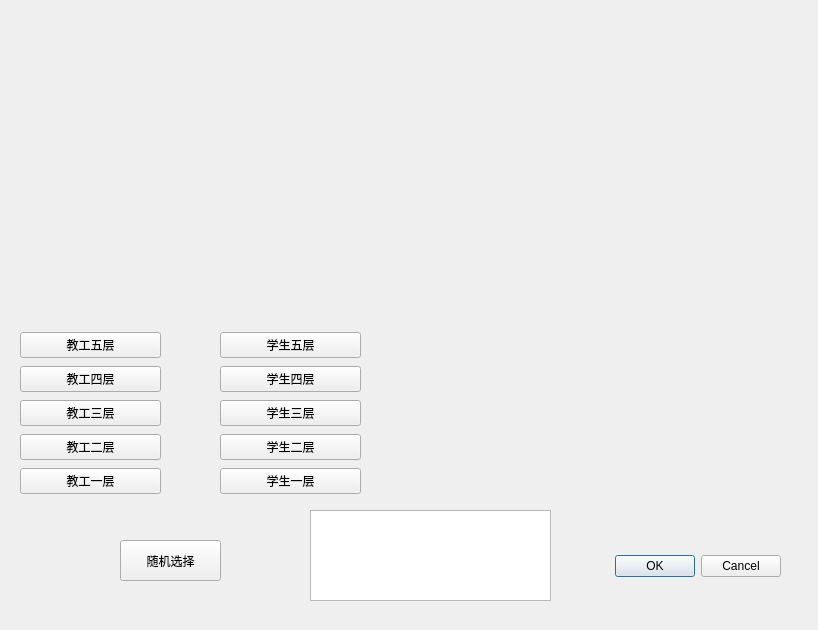
<?xml version="1.0" encoding="UTF-8"?>
<ui version="4.0">
 <class>DialogDinBen</class>
 <widget class="QDialog" name="DialogDinBen">
  <property name="geometry">
   <rect>
    <x>0</x>
    <y>0</y>
    <width>818</width>
    <height>630</height>
   </rect>
  </property>
  <property name="windowTitle">
   <string>Dialog</string>
  </property>
  <widget class="QLabel" name="label2">
   <property name="geometry">
    <rect>
     <x>473</x>
     <y>280</y>
     <width>291</width>
     <height>221</height>
    </rect>
   </property>
   <property name="text">
    <string/>
   </property>
  </widget>
  <widget class="QWidget" name="verticalLayoutWidget_2">
   <property name="geometry">
    <rect>
     <x>220</x>
     <y>330</y>
     <width>141</width>
     <height>166</height>
    </rect>
   </property>
   <layout class="QVBoxLayout" name="verticalLayout_2">
    <item>
     <widget class="QPushButton" name="student5Btn">
      <property name="text">
       <string>学生五层</string>
      </property>
     </widget>
    </item>
    <item>
     <widget class="QPushButton" name="student4Btn">
      <property name="text">
       <string>学生四层</string>
      </property>
     </widget>
    </item>
    <item>
     <widget class="QPushButton" name="student3Btn">
      <property name="text">
       <string>学生三层</string>
      </property>
     </widget>
    </item>
    <item>
     <widget class="QPushButton" name="student2Btn">
      <property name="text">
       <string>学生二层</string>
      </property>
     </widget>
    </item>
    <item>
     <widget class="QPushButton" name="student1Btn">
      <property name="text">
       <string>学生一层</string>
      </property>
     </widget>
    </item>
   </layout>
  </widget>
  <widget class="QPushButton" name="randBtn">
   <property name="geometry">
    <rect>
     <x>120</x>
     <y>540</y>
     <width>101</width>
     <height>41</height>
    </rect>
   </property>
   <property name="text">
    <string>随机选择</string>
   </property>
  </widget>
  <widget class="QWidget" name="verticalLayoutWidget">
   <property name="geometry">
    <rect>
     <x>20</x>
     <y>330</y>
     <width>141</width>
     <height>166</height>
    </rect>
   </property>
   <layout class="QVBoxLayout" name="verticalLayout">
    <item>
     <widget class="QPushButton" name="teacher5Btn">
      <property name="text">
       <string>教工五层</string>
      </property>
     </widget>
    </item>
    <item>
     <widget class="QPushButton" name="teacher4Btn">
      <property name="text">
       <string>教工四层</string>
      </property>
     </widget>
    </item>
    <item>
     <widget class="QPushButton" name="teacher3Btn">
      <property name="text">
       <string>教工三层</string>
      </property>
     </widget>
    </item>
    <item>
     <widget class="QPushButton" name="teacher2Btn">
      <property name="text">
       <string>教工二层</string>
      </property>
     </widget>
    </item>
    <item>
     <widget class="QPushButton" name="teacher1Btn">
      <property name="text">
       <string>教工一层</string>
      </property>
     </widget>
    </item>
   </layout>
  </widget>
  <widget class="QDialogButtonBox" name="buttonBox">
   <property name="geometry">
    <rect>
     <x>440</x>
     <y>550</y>
     <width>341</width>
     <height>32</height>
    </rect>
   </property>
   <property name="orientation">
    <enum>Qt::Horizontal</enum>
   </property>
   <property name="standardButtons">
    <set>QDialogButtonBox::Cancel|QDialogButtonBox::Ok</set>
   </property>
  </widget>
  <widget class="QLabel" name="label1">
   <property name="geometry">
    <rect>
     <x>473</x>
     <y>50</y>
     <width>291</width>
     <height>221</height>
    </rect>
   </property>
   <property name="text">
    <string/>
   </property>
  </widget>
  <widget class="QLabel" name="label3">
   <property name="geometry">
    <rect>
     <x>30</x>
     <y>50</y>
     <width>351</width>
     <height>231</height>
    </rect>
   </property>
   <property name="text">
    <string/>
   </property>
  </widget>
  <widget class="QTextBrowser" name="textBrowser">
   <property name="geometry">
    <rect>
     <x>310</x>
     <y>510</y>
     <width>241</width>
     <height>91</height>
    </rect>
   </property>
  </widget>
 </widget>
 <resources/>
 <connections/>
</ui>
